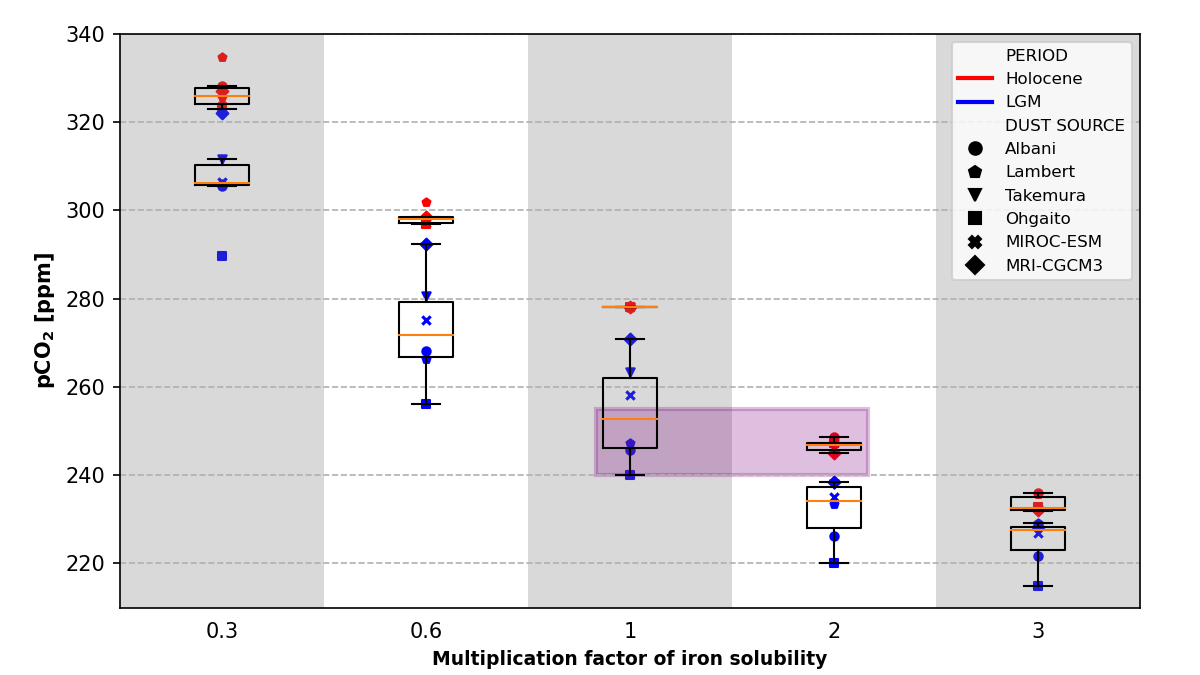

Reproduce this figure in Python.
# %%

#import  tarfile
import numpy as np
import matplotlib.pyplot as plt
import pandas as pd
import matplotlib.patches as patches
from matplotlib.lines import Line2D


legend_elements = [Line2D([0], [0], linestyle='',label='PERIOD'),
Line2D([0], [0], color='red', linestyle='-',lw=2, label='Holocene'),
Line2D([0], [0], color='blue', linestyle='-',lw=2, label='LGM'),
Line2D([0], [0], linestyle='',label='DUST SOURCE'),
Line2D([0], [0],  marker='o',color='black', linestyle='',lw=3, label='Albani'),
Line2D([0], [0],  marker='p',color='black', linestyle='',lw=3, label='Lambert'),
Line2D([0], [0],  marker='v',color='black', linestyle='',lw=3, label='Takemura'),
Line2D([0], [0],  marker='s',color='black', linestyle='',lw=3, label='Ohgaito'),
Line2D([0], [0],  marker='X',color='black', linestyle='',lw=3, label='MIROC-ESM'),
Line2D([0], [0],  marker='D',color='black', linestyle='',lw=3, label='MRI-CGCM3')]

MODEL=['Albani','Lambert','Takemura','Ohgaito','MIROC-ESM','MRI-CGCM3']
MODELO=['Albani','Lambert','Takemura','Ohgaito','MRI-CGCM3']

AREA={'NA':2.2040e+13,'NP':4.0931e+13,'CP': 1.4168e+13,'SP':4.4080e+13,'SA':6.9268e+13}
TIME=['H','LGM']
REGION=['NA', 'NP','CP', 'SP', 'SA']
SOL=[0.3333, 0.6666,1,2,3]

colors = ['yellow', 'pink', 'green','blue','red']
Simbolos=['o','p','v','s','x','D']

index=[]
for z in range(5,30,6):
	for n in range(6,1,-1):
		index.append(z-n)
index2=[-0, 3,6, 9, 12]
index2_cont=3

###############################################################################
# %%
figure=plt.figure(None,figsize=(8, 4.5), dpi=150, facecolor='w', edgecolor='k')
p=0
for i, c in zip(TIME,range(1,3)):
	axes = figure.add_axes([0.1,0.1,0.85,0.85])
	p+=0.04
	ii=-1
	ll=-1
	for k in SOL:
		CO2=[]
		ll+=1
		ii+=1
		for h in MODEL:
			CO2_file=np.genfromtxt('/home/natalia/Documentos/DATA/TesisI/cgenie/cgenie_output/Global/'+h+'/worjh2.PO4Fe'+h+'_'+i+'_Sol_calculated_Dust_Control_x'+str(k)+'/biogem/biogem_series_atm_pCO2.res',comments="%")
			CO2_1=CO2_file[-10:,2]*1e+6
			CO2.append(np.median(CO2_1,axis=0))
		bplot=axes.boxplot(CO2,patch_artist=False,positions = [index2[ii]],widths = 0.8,showfliers=False)
		for yp,m in zip(CO2,Simbolos):
			plt.grid(axis='y',linestyle = '--')
			if i=='H':
				axes.scatter(index2[ll], yp,s=16, marker=m,c="r")
			else:
				axes.scatter(index2[ll], yp,s=16, marker=m,c="b")
		axes.set_xlim(-1.5, 13.5)
		axes.set_ylim(210, 340)
		axes.set_xticks([0,3, 6,9,12])
		axes.set_xticklabels(['0.3', '0.6', '1','2', '3'],fontsize=10)
		plt.yticks(fontsize=10) 
		axes.set_ylabel(r'$ \bf $' 'pCO' r'$\bf _2$' ' [ppm]',fontsize=10,fontweight='bold')
		plt.axvspan(-1.5, 1.5, facecolor='gray', alpha=0.03)
		plt.axvspan(4.5,7.5, facecolor='gray', alpha=0.03)
		plt.axvspan(10.5,13.5, facecolor='gray', alpha=0.03)
		plt.tick_params(axis='x', bottom = False)
		axes.legend(handles=legend_elements, loc='upper right',fontsize=8)
		axes.set_xlabel('Multiplication factor of iron solubility',fontsize=9,fontweight='bold')
		# Add rectangle
axes.add_patch(
patches.Rectangle(
(5.5, 240), # (x,y)
4, # width
15, # height
# You can add rotation as well with 'angle'
alpha=0.25, facecolor="purple", edgecolor="purple", linewidth=2, linestyle='solid')
)
plt.savefig('/home/natalia/Documentos/DATA/TesisI/Data_function/Function/PicturePaper/Figurex1_Subplot_CO2.png')
plt.show()

# %%
